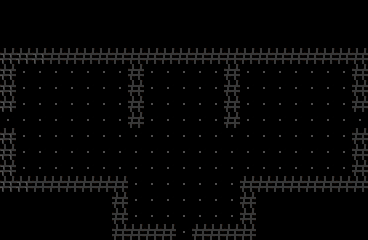

A level layout from a 2D game, rendered from its tile map. Below: a short description, then the map file with tile-grid data replaced by summaries:
An orthogonal 23x15 tile map with 16x16 px tiles, 1 tile layer (Capa de patrones 1) and 16 objects.

<map version="1.10" tiledversion="1.12.2" orientation="orthogonal" renderorder="right-down" width="23" height="15" tilewidth="16" tileheight="16" infinite="0" nextlayerid="4" nextobjectid="76">
 <tileset firstgid="1" name="tileset" tilewidth="16" tileheight="16" tilecount="64" columns="8">
  <image source="../tileset/tileset.png" width="128" height="128" />
 </tileset>
 <layer id="1" name="Capa de patrones 1" width="23" height="15">
  <data>[345 cells, 234 non-empty, 3 distinct tile ids]</data>
 </layer>
 <objectgroup id="3" name="spawnEnemigo">
  <object id="71" x="176" y="112" width="16" height="16" />
  <object id="72" x="64" y="112" width="16" height="16" />
  <object id="73" x="288" y="112" width="16" height="16" />
 </objectgroup>
 <objectgroup id="2" name="colisiones">
  <object id="60" x="0" y="48" width="368" height="16" />
  <object id="61" x="0" y="64" width="16" height="48" />
  <object id="62" x="0" y="128" width="16" height="48" />
  <object id="63" x="0" y="176" width="128" height="16" />
  <object id="64" x="112" y="192" width="16" height="48" />
  <object id="65" x="128" y="224" width="48" height="16" />
  <object id="66" x="192" y="224" width="48" height="16" />
  <object id="67" x="240" y="176" width="16" height="64" />
  <object id="68" x="256" y="176" width="112" height="16" />
  <object id="69" x="352" y="128" width="16" height="48" />
  <object id="70" x="352" y="64" width="16" height="48" />
  <object id="74" x="224" y="64" width="16" height="64" />
  <object id="75" x="128" y="64" width="16" height="64" />
 </objectgroup>
</map>
